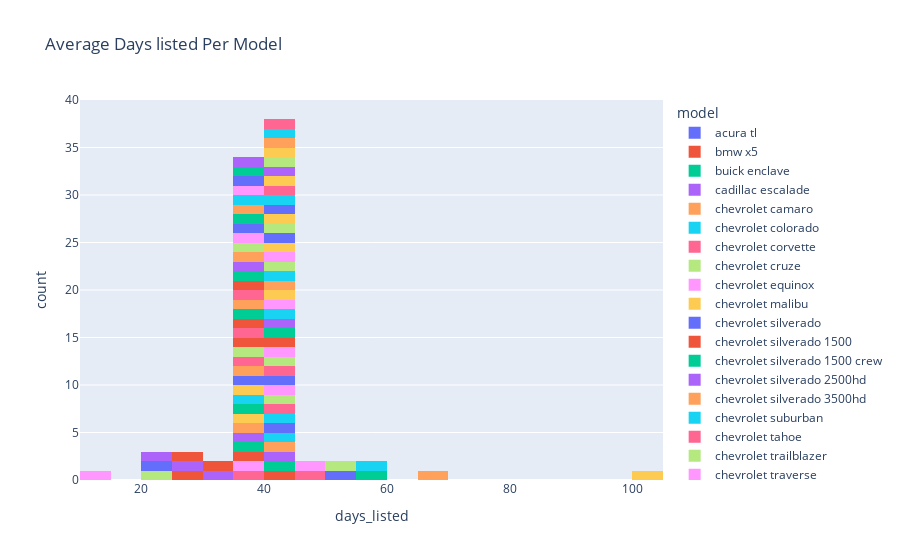

Write notebook code for a chart like this one.
### Markdown cell above
I created another bar chart to better understand the relationship between car type and days listed. When it comes to the type of car being listed more often, SUV's and trucks are popular. Convertible and coupes are less popular. It seems like practicality is a big factor in advertising. This could mean more SUV'S and trucks are available because more people buy those car types.

### Code cell
model_days_listed_df = df_vehicles.groupby('model')['days_listed'].mean().reset_index()
fig = px.histogram (model_days_listed_df,x='days_listed',color='model', title='Average Days listed Per Model',)
fig.show()

### Figure 1 — Plotly figure (JSON) as saved in the notebook; plotly's stock layout.template omitted (floating-point values rounded to 4 significant figures)
{"data": [{"alignmentgroup": "True", "bingroup": "x", "hovertemplate": "model=acura tl<br>days_listed=%{x}<br>count=%{y}<extra></extra>", "legendgroup": "acura tl", "marker": {"color": "#636efa", "pattern": {"shape": ""}}, "name": "acura tl", "offsetgroup": "acura tl", "orientation": "v", "showlegend": true, "type": "histogram", "x": [53], "xaxis": "x", "yaxis": "y"}, {"alignmentgroup": "True", "bingroup": "x", "hovertemplate": "model=bmw x5<br>days_listed=%{x}<br>count=%{y}<extra></extra>", "legendgroup": "bmw x5", "marker": {"color": "#EF553B", "pattern": {"shape": ""}}, "name": "bmw x5", "offsetgroup": "bmw x5", "orientation": "v", "showlegend": true, "type": "histogram", "x": [42.9], "xaxis": "x", "yaxis": "y"}, {"alignmentgroup": "True", "bingroup": "x", "hovertemplate": "model=buick enclave<br>days_listed=%{x}<br>count=%{y}<extra></extra>", "legendgroup": "buick enclave", "marker": {"color": "#00cc96", "pattern": {"shape": ""}}, "name": "buick enclave", "offsetgroup": "buick enclave", "orientation": "v", "showlegend": true, "type": "histogram", "x": [43.68], "xaxis": "x", "yaxis": "y"}, {"alignmentgroup": "True", "bingroup": "x", "hovertemplate": "model=cadillac escalade<br>days_listed=%{x}<br>count=%{y}<extra></extra>", "legendgroup": "cadillac escalade", "marker": {"color": "#ab63fa", "pattern": {"shape": ""}}, "name": "cadillac escalade", "offsetgroup": "cadillac escalade", "orientation": "v", "showlegend": true, "type": "histogram", "x": [41.9], "xaxis": "x", "yaxis": "y"}, {"alignmentgroup": "True", "bingroup": "x", "hovertemplate": "model=chevrolet camaro<br>days_listed=%{x}<br>count=%{y}<extra></extra>", "legendgroup": "chevrolet camaro", "marker": {"color": "#FFA15A", "pattern": {"shape": ""}}, "name": "chevrolet camaro", "offsetgroup": "chevrolet camaro", "orientation": "v", "showlegend": true, "type": "histogram", "x": [42.03], "xaxis": "x", "yaxis": "y"}, {"alignmentgroup": "True", "bingroup": "x", "hovertemplate": "model=chevrolet colorado<br>days_listed=%{x}<br>count=%{y}<extra></extra>", "legendgroup": "chevrolet colorado", "marker": {"color": "#19d3f3", "pattern": {"shape": ""}}, "name": "chevrolet colorado", "offsetgroup": "chevrolet colorado", "orientation": "v", "showlegend": true, "type": "histogram", "x": [40.01], "xaxis": "x", "yaxis": "y"}, {"alignmentgroup": "True", "bingroup": "x", "hovertemplate": "model=chevrolet corvette<br>days_listed=%{x}<br>count=%{y}<extra></extra>", "legendgroup": "chevrolet corvette", "marker": {"color": "#FF6692", "pattern": {"shape": ""}}, "name": "chevrolet corvette", "offsetgroup": "chevrolet corvette", "orientation": "v", "showlegend": true, "type": "histogram", "x": [35.5], "xaxis": "x", "yaxis": "y"}, {"alignmentgroup": "True", "bingroup": "x", "hovertemplate": "model=chevrolet cruze<br>days_listed=%{x}<br>count=%{y}<extra></extra>", "legendgroup": "chevrolet cruze", "marker": {"color": "#B6E880", "pattern": {"shape": ""}}, "name": "chevrolet cruze", "offsetgroup": "chevrolet cruze", "orientation": "v", "showlegend": true, "type": "histogram", "x": [22.8], "xaxis": "x", "yaxis": "y"}, {"alignmentgroup": "True", "bingroup": "x", "hovertemplate": "model=chevrolet equinox<br>days_listed=%{x}<br>count=%{y}<extra></extra>", "legendgroup": "chevrolet equinox", "marker": {"color": "#FF97FF", "pattern": {"shape": ""}}, "name": "chevrolet equinox", "offsetgroup": "chevrolet equinox", "orientation": "v", "showlegend": true, "type": "histogram", "x": [35.96], "xaxis": "x", "yaxis": "y"}, {"alignmentgroup": "True", "bingroup": "x", "hovertemplate": "model=chevrolet malibu<br>days_listed=%{x}<br>count=%{y}<extra></extra>", "legendgroup": "chevrolet malibu", "marker": {"color": "#FECB52", "pattern": {"shape": ""}}, "name": "chevrolet malibu", "offsetgroup": "chevrolet malibu", "orientation": "v", "showlegend": true, "type": "histogram", "x": [102], "xaxis": "x", "yaxis": "y"}, {"alignmentgroup": "True", "bingroup": "x", "hovertemplate": "model=chevrolet silverado<br>days_listed=%{x}<br>count=%{y}<extra></extra>", "legendgroup": "chevrolet silverado", "marker": {"color": "#636efa", "pattern": {"shape": ""}}, "name": "chevrolet silverado", "offsetgroup": "chevrolet silverado", "orientation": "v", "showlegend": true, "type": "histogram", "x": [42.02], "xaxis": "x", "yaxis": "y"}, {"alignmentgroup": "True", "bingroup": "x", "hovertemplate": "model=chevrolet silverado 1500<br>days_listed=%{x}<br>count=%{y}<extra></extra>", "legendgroup": "chevrolet silverado 1500", "marker": {"color": "#EF553B", "pattern": {"shape": ""}}, "name": "chevrolet silverado 1500", "offsetgroup": "chevrolet silverado 1500", "orientation": "v", "showlegend": true, "type": "histogram", "x": [39.2], "xaxis": "x", "yaxis": "y"}, {"alignmentgroup": "True", "bingroup": "x", "hovertemplate": "model=chevrolet silverado 1500 crew<br>days_listed=%{x}<br>count=%{y}<extra></extra>", "legendgroup": "chevrolet silverado 1500 crew", "marker": {"color": "#00cc96", "pattern": {"shape": ""}}, "name": "chevrolet silverado 1500 crew", "offsetgroup": "chevrolet silverado 1500 crew", "orientation": "v", "showlegend": true, "type": "histogram", "x": [39.76], "xaxis": "x", "yaxis": "y"}, {"alignmentgroup": "True", "bingroup": "x", "hovertemplate": "model=chevrolet silverado 2500hd<br>days_listed=%{x}<br>count=%{y}<extra></extra>", "legendgroup": "chevrolet silverado 2500hd", "marker": {"color": "#ab63fa", "pattern": {"shape": ""}}, "name": "chevrolet silverado 2500hd", "offsetgroup": "chevrolet silverado 2500hd", "orientation": "v", "showlegend": true, "type": "histogram", "x": [37.41], "xaxis": "x", "yaxis": "y"}, {"alignmentgroup": "True", "bingroup": "x", "hovertemplate": "model=chevrolet silverado 3500hd<br>days_listed=%{x}<br>count=%{y}<extra></extra>", "legendgroup": "chevrolet silverado 3500hd", "marker": {"color": "#FFA15A", "pattern": {"shape": ""}}, "name": "chevrolet silverado 3500hd", "offsetgroup": "chevrolet silverado 3500hd", "orientation": "v", "showlegend": true, "type": "histogram", "x": [36.63], "xaxis": "x", "yaxis": "y"}, {"alignmentgroup": "True", "bingroup": "x", "hovertemplate": "model=chevrolet suburban<br>days_listed=%{x}<br>count=%{y}<extra></extra>", "legendgroup": "chevrolet suburban", "marker": {"color": "#19d3f3", "pattern": {"shape": ""}}, "name": "chevrolet suburban", "offsetgroup": "chevrolet suburban", "orientation": "v", "showlegend": true, "type": "histogram", "x": [43.42], "xaxis": "x", "yaxis": "y"}, {"alignmentgroup": "True", "bingroup": "x", "hovertemplate": "model=chevrolet tahoe<br>days_listed=%{x}<br>count=%{y}<extra></extra>", "legendgroup": "chevrolet tahoe", "marker": {"color": "#FF6692", "pattern": {"shape": ""}}, "name": "chevrolet tahoe", "offsetgroup": "chevrolet tahoe", "orientation": "v", "showlegend": true, "type": "histogram", "x": [41.59], "xaxis": "x", "yaxis": "y"}, {"alignmentgroup": "True", "bingroup": "x", "hovertemplate": "model=chevrolet trailblazer<br>days_listed=%{x}<br>count=%{y}<extra></extra>", "legendgroup": "chevrolet trailblazer", "marker": {"color": "#B6E880", "pattern": {"shape": ""}}, "name": "chevrolet trailblazer", "offsetgroup": "chevrolet trailblazer", "orientation": "v", "showlegend": true, "type": "histogram", "x": [40.69], "xaxis": "x", "yaxis": "y"}, {"alignmentgroup": "True", "bingroup": "x", "hovertemplate": "model=chevrolet traverse<br>days_listed=%{x}<br>count=%{y}<extra></extra>", "legendgroup": "chevrolet traverse", "marker": {"color": "#FF97FF", "pattern": {"shape": ""}}, "name": "chevrolet traverse", "offsetgroup": "chevrolet traverse", "orientation": "v", "showlegend": true, "type": "histogram", "x": [41.03], "xaxis": "x", "yaxis": "y"}, {"alignmentgroup": "True", "bingroup": "x", "hovertemplate": "model=chrysler 200<br>days_listed=%{x}<br>count=%{y}<extra></extra>", "legendgroup": "chrysler 200", "marker": {"color": "#FECB52", "pattern": {"shape": ""}}, "name": "chrysler 200", "offsetgroup": "chrysler 200", "orientation": "v", "showlegend": true, "type": "histogram", "x": [38], "xaxis": "x", "yaxis": "y"}, {"alignmentgroup": "True", "bingroup": "x", "hovertemplate": "model=chrysler 300<br>days_listed=%{x}<br>count=%{y}<extra></extra>", "legendgroup": "chrysler 300", "marker": {"color": "#636efa", "pattern": {"shape": ""}}, "name": "chrysler 300", "offsetgroup": "chrysler 300", "orientation": "v", "showlegend": true, "type": "histogram", "x": [43.74], "xaxis": "x", "yaxis": "y"}, {"alignmentgroup": "True", "bingroup": "x", "hovertemplate": "model=chrysler town & country<br>days_listed=%{x}<br>count=%{y}<extra></extra>", "legendgroup": "chrysler town & country", "marker": {"color": "#EF553B", "pattern": {"shape": ""}}, "name": "chrysler town & country", "offsetgroup": "chrysler town & country", "orientation": "v", "showlegend": true, "type": "histogram", "x": [28], "xaxis": "x", "yaxis": "y"}, {"alignmentgroup": "True", "bingroup": "x", "hovertemplate": "model=dodge charger<br>days_listed=%{x}<br>count=%{y}<extra></extra>", "legendgroup": "dodge charger", "marker": {"color": "#00cc96", "pattern": {"shape": ""}}, "name": "dodge charger", "offsetgroup": "dodge charger", "orientation": "v", "showlegend": true, "type": "histogram", "x": [39.57], "xaxis": "x", "yaxis": "y"}, {"alignmentgroup": "True", "bingroup": "x", "hovertemplate": "model=dodge dakota<br>days_listed=%{x}<br>count=%{y}<extra></extra>", "legendgroup": "dodge dakota", "marker": {"color": "#ab63fa", "pattern": {"shape": ""}}, "name": "dodge dakota", "offsetgroup": "dodge dakota", "orientation": "v", "showlegend": true, "type": "histogram", "x": [33.31], "xaxis": "x", "yaxis": "y"}, {"alignmentgroup": "True", "bingroup": "x", "hovertemplate": "model=dodge grand caravan<br>days_listed=%{x}<br>count=%{y}<extra></extra>", "legendgroup": "dodge grand caravan", "marker": {"color": "#FFA15A", "pattern": {"shape": ""}}, "name": "dodge grand caravan", "offsetgroup": "dodge grand caravan", "orientation": "v", "showlegend": true, "type": "histogram", "x": [67.8], "xaxis": "x", "yaxis": "y"}, {"alignmentgroup": "True", "bingroup": "x", "hovertemplate": "model=ford edge<br>days_listed=%{x}<br>count=%{y}<extra></extra>", "legendgroup": "ford edge", "marker": {"color": "#19d3f3", "pattern": {"shape": ""}}, "name": "ford edge", "offsetgroup": "ford edge", "orientation": "v", "showlegend": true, "type": "histogram", "x": [35.7], "xaxis": "x", "yaxis": "y"}, {"alignmentgroup": "True", "bingroup": "x", "hovertemplate": "model=ford escape<br>days_listed=%{x}<br>count=%{y}<extra></extra>", "legendgroup": "ford escape", "marker": {"color": "#FF6692", "pattern": {"shape": ""}}, "name": "ford escape", "offsetgroup": "ford escape", "orientation": "v", "showlegend": true, "type": "histogram", "x": [41.37], "xaxis": "x", "yaxis": "y"}, {"alignmentgroup": "True", "bingroup": "x", "hovertemplate": "model=ford expedition<br>days_listed=%{x}<br>count=%{y}<extra></extra>", "legendgroup": "ford expedition", "marker": {"color": "#B6E880", "pattern": {"shape": ""}}, "name": "ford expedition", "offsetgroup": "ford expedition", "orientation": "v", "showlegend": true, "type": "histogram", "x": [40.55], "xaxis": "x", "yaxis": "y"}, {"alignmentgroup": "True", "bingroup": "x", "hovertemplate": "model=ford explorer<br>days_listed=%{x}<br>count=%{y}<extra></extra>", "legendgroup": "ford explorer", "marker": {"color": "#FF97FF", "pattern": {"shape": ""}}, "name": "ford explorer", "offsetgroup": "ford explorer", "orientation": "v", "showlegend": true, "type": "histogram", "x": [41.63], "xaxis": "x", "yaxis": "y"}, {"alignmentgroup": "True", "bingroup": "x", "hovertemplate": "model=ford f-150<br>days_listed=%{x}<br>count=%{y}<extra></extra>", "legendgroup": "ford f-150", "marker": {"color": "#FECB52", "pattern": {"shape": ""}}, "name": "ford f-150", "offsetgroup": "ford f-150", "orientation": "v", "showlegend": true, "type": "histogram", "x": [38.24], "xaxis": "x", "yaxis": "y"}, {"alignmentgroup": "True", "bingroup": "x", "hovertemplate": "model=ford f-250<br>days_listed=%{x}<br>count=%{y}<extra></extra>", "legendgroup": "ford f-250", "marker": {"color": "#636efa", "pattern": {"shape": ""}}, "name": "ford f-250", "offsetgroup": "ford f-250", "orientation": "v", "showlegend": true, "type": "histogram", "x": [39.65], "xaxis": "x", "yaxis": "y"}, {"alignmentgroup": "True", "bingroup": "x", "hovertemplate": "model=ford f-250 sd<br>days_listed=%{x}<br>count=%{y}<extra></extra>", "legendgroup": "ford f-250 sd", "marker": {"color": "#EF553B", "pattern": {"shape": ""}}, "name": "ford f-250 sd", "offsetgroup": "ford f-250 sd", "orientation": "v", "showlegend": true, "type": "histogram", "x": [41.41], "xaxis": "x", "yaxis": "y"}, {"alignmentgroup": "True", "bingroup": "x", "hovertemplate": "model=ford f-250 super duty<br>days_listed=%{x}<br>count=%{y}<extra></extra>", "legendgroup": "ford f-250 super duty", "marker": {"color": "#00cc96", "pattern": {"shape": ""}}, "name": "ford f-250 super duty", "offsetgroup": "ford f-250 super duty", "orientation": "v", "showlegend": true, "type": "histogram", "x": [42.15], "xaxis": "x", "yaxis": "y"}, {"alignmentgroup": "True", "bingroup": "x", "hovertemplate": "model=ford f-350 sd<br>days_listed=%{x}<br>count=%{y}<extra></extra>", "legendgroup": "ford f-350 sd", "marker": {"color": "#ab63fa", "pattern": {"shape": ""}}, "name": "ford f-350 sd", "offsetgroup": "ford f-350 sd", "orientation": "v", "showlegend": true, "type": "histogram", "x": [40.38], "xaxis": "x", "yaxis": "y"}, {"alignmentgroup": "True", "bingroup": "x", "hovertemplate": "model=ford f150<br>days_listed=%{x}<br>count=%{y}<extra></extra>", "legendgroup": "ford f150", "marker": {"color": "#FFA15A", "pattern": {"shape": ""}}, "name": "ford f150", "offsetgroup": "ford f150", "orientation": "v", "showlegend": true, "type": "histogram", "x": [37.13], "xaxis": "x", "yaxis": "y"}, {"alignmentgroup": "True", "bingroup": "x", "hovertemplate": "model=ford f150 supercrew cab xlt<br>days_listed=%{x}<br>count=%{y}<extra></extra>", "legendgroup": "ford f150 supercrew cab xlt", "marker": {"color": "#19d3f3", "pattern": {"shape": ""}}, "name": "ford f150 supercrew cab xlt", "offsetgroup": "ford f150 supercrew cab xlt", "orientation": "v", "showlegend": true, "type": "histogram", "x": [42.08], "xaxis": "x", "yaxis": "y"}, {"alignmentgroup": "True", "bingroup": "x", "hovertemplate": "model=ford f250<br>days_listed=%{x}<br>count=%{y}<extra></extra>", "legendgroup": "ford f250", "marker": {"color": "#FF6692", "pattern": {"shape": ""}}, "name": "ford f250", "offsetgroup": "ford f250", "orientation": "v", "showlegend": true, "type": "histogram", "x": [36.75], "xaxis": "x", "yaxis": "y"}, {"alignmentgroup": "True", "bingroup": "x", "hovertemplate": "model=ford f250 super duty<br>days_listed=%{x}<br>count=%{y}<extra></extra>", "legendgroup": "ford f250 super duty", "marker": {"color": "#B6E880", "pattern": {"shape": ""}}, "name": "ford f250 super duty", "offsetgroup": "ford f250 super duty", "orientation": "v", "showlegend": true, "type": "histogram", "x": [37.89], "xaxis": "x", "yaxis": "y"}, {"alignmentgroup": "True", "bingroup": "x", "hovertemplate": "model=ford f350<br>days_listed=%{x}<br>count=%{y}<extra></extra>", "legendgroup": "ford f350", "marker": {"color": "#FF97FF", "pattern": {"shape": ""}}, "name": "ford f350", "offsetgroup": "ford f350", "orientation": "v", "showlegend": true, "type": "histogram", "x": [40.69], "xaxis": "x", "yaxis": "y"}, {"alignmentgroup": "True", "bingroup": "x", "hovertemplate": "model=ford f350 super duty<br>days_listed=%{x}<br>count=%{y}<extra></extra>", "legendgroup": "ford f350 super duty", "marker": {"color": "#FECB52", "pattern": {"shape": ""}}, "name": "ford f350 super duty", "offsetgroup": "ford f350 super duty", "orientation": "v", "showlegend": true, "type": "histogram", "x": [40.23], "xaxis": "x", "yaxis": "y"}, {"alignmentgroup": "True", "bingroup": "x", "hovertemplate": "model=ford focus<br>days_listed=%{x}<br>count=%{y}<extra></extra>", "legendgroup": "ford focus", "marker": {"color": "#636efa", "pattern": {"shape": ""}}, "name": "ford focus", "offsetgroup": "ford focus", "orientation": "v", "showlegend": true, "type": "histogram", "x": [23.2], "xaxis": "x", "yaxis": "y"}, {"alignmentgroup": "True", "bingroup": "x", "hovertemplate": "model=ford fusion<br>days_listed=%{x}<br>count=%{y}<extra></extra>", "legendgroup": "ford fusion", "marker": {"color": "#EF553B", "pattern": {"shape": ""}}, "name": "ford fusion", "offsetgroup": "ford fusion", "orientation": "v", "showlegend": true, "type": "histogram", "x": [38.07], "xaxis": "x", "yaxis": "y"}, {"alignmentgroup": "True", "bingroup": "x", "hovertemplate": "model=ford fusion se<br>days_listed=%{x}<br>count=%{y}<extra></extra>", "legendgroup": "ford fusion se", "marker": {"color": "#00cc96", "pattern": {"shape": ""}}, "name": "ford fusion se", "offsetgroup": "ford fusion se", "orientation": "v", "showlegend": true, "type": "histogram", "x": [57.4], "xaxis": "x", "yaxis": "y"}, {"alignmentgroup": "True", "bingroup": "x", "hovertemplate": "model=ford mustang<br>days_listed=%{x}<br>count=%{y}<extra></extra>", "legendgroup": "ford mustang", "marker": {"color": "#ab63fa", "pattern": {"shape": ""}}, "name": "ford mustang", "offsetgroup": "ford mustang", "orientation": "v", "showlegend": true, "type": "histogram", "x": [27.57], "xaxis": "x", "yaxis": "y"}, {"alignmentgroup": "True", "bingroup": "x", "hovertemplate": "model=ford ranger<br>days_listed=%{x}<br>count=%{y}<extra></extra>", "legendgroup": "ford ranger", "marker": {"color": "#FFA15A", "pattern": {"shape": ""}}, "name": "ford ranger", "offsetgroup": "ford ranger", "orientation": "v", "showlegend": true, "type": "histogram", "x": [43.03], "xaxis": "x", "yaxis": "y"}, {"alignmentgroup": "True", "bingroup": "x", "hovertemplate": "model=ford taurus<br>days_listed=%{x}<br>count=%{y}<extra></extra>", "legendgroup": "ford taurus", "marker": {"color": "#19d3f3", "pattern": {"shape": ""}}, "name": "ford taurus", "offsetgroup": "ford taurus", "orientation": "v", "showlegend": true, "type": "histogram", "x": [40.92], "xaxis": "x", "yaxis": "y"}, {"alignmentgroup": "True", "bingroup": "x", "hovertemplate": "model=gmc acadia<br>days_listed=%{x}<br>count=%{y}<extra></extra>", "legendgroup": "gmc acadia", "marker": {"color": "#FF6692", "pattern": {"shape": ""}}, "name": "gmc acadia", "offsetgroup": "gmc acadia", "orientation": "v", "showlegend": true, "type": "histogram", "x": [39.99], "xaxis": "x", "yaxis": "y"}, {"alignmentgroup": "True", "bingroup": "x", "hovertemplate": "model=gmc sierra<br>days_listed=%{x}<br>count=%{y}<extra></extra>", "legendgroup": "gmc sierra", "marker": {"color": "#B6E880", "pattern": {"shape": ""}}, "name": "gmc sierra", "offsetgroup": "gmc sierra", "orientation": "v", "showlegend": true, "type": "histogram", "x": [41.36], "xaxis": "x", "yaxis": "y"}, {"alignmentgroup": "True", "bingroup": "x", "hovertemplate": "model=gmc sierra 1500<br>days_listed=%{x}<br>count=%{y}<extra></extra>", "legendgroup": "gmc sierra 1500", "marker": {"color": "#FF97FF", "pattern": {"shape": ""}}, "name": "gmc sierra 1500", "offsetgroup": "gmc sierra 1500", "orientation": "v", "showlegend": true, "type": "histogram", "x": [40.5], "xaxis": "x", "yaxis": "y"}, {"alignmentgroup": "True", "bingroup": "x", "hovertemplate": "model=gmc sierra 2500hd<br>days_listed=%{x}<br>count=%{y}<extra></extra>", "legendgroup": "gmc sierra 2500hd", "marker": {"color": "#FECB52", "pattern": {"shape": ""}}, "name": "gmc sierra 2500hd", "offsetgroup": "gmc sierra 2500hd", "orientation": "v", "showlegend": true, "type": "histogram", "x": [40.03], "xaxis": "x", "yaxis": "y"}, {"alignmentgroup": "True", "bingroup": "x", "hovertemplate": "model=gmc yukon<br>days_listed=%{x}<br>count=%{y}<extra></extra>", "legendgroup": "gmc yukon", "marker": {"color": "#636efa", "pattern": {"shape": ""}}, "name": "gmc yukon", "offsetgroup": "gmc yukon", "orientation": "v", "showlegend": true, "type": "histogram", "x": [41.66], "xaxis": "x", "yaxis": "y"}, {"alignmentgroup": "True", "bingroup": "x", "hovertemplate": "model=honda accord<br>days_listed=%{x}<br>count=%{y}<extra></extra>", "legendgroup": "honda accord", "marker": {"color": "#EF553B", "pattern": {"shape": ""}}, "name": "honda accord", "offsetgroup": "honda accord", "orientation": "v", "showlegend": true, "type": "histogram", "x": [37.78], "xaxis": "x", "yaxis": "y"}, {"alignmentgroup": "True", "bingroup": "x", "hovertemplate": "model=honda civic<br>days_listed=%{x}<br>count=%{y}<extra></extra>", "legendgroup": "honda civic", "marker": {"color": "#00cc96", "pattern": {"shape": ""}}, "name": "honda civic", "offsetgroup": "honda civic", "orientation": "v", "showlegend": true, "type": "histogram", "x": [39], "xaxis": "x", "yaxis": "y"}, {"alignmentgroup": "True", "bingroup": "x", "hovertemplate": "model=honda civic lx<br>days_listed=%{x}<br>count=%{y}<extra></extra>", "legendgroup": "honda civic lx", "marker": {"color": "#ab63fa", "pattern": {"shape": ""}}, "name": "honda civic lx", "offsetgroup": "honda civic lx", "orientation": "v", "showlegend": true, "type": "histogram", "x": [23], "xaxis": "x", "yaxis": "y"}, {"alignmentgroup": "True", "bingroup": "x", "hovertemplate": "model=honda cr-v<br>days_listed=%{x}<br>count=%{y}<extra></extra>", "legendgroup": "honda cr-v", "marker": {"color": "#FFA15A", "pattern": {"shape": ""}}, "name": "honda cr-v", "offsetgroup": "honda cr-v", "orientation": "v", "showlegend": true, "type": "histogram", "x": [39.12], "xaxis": "x", "yaxis": "y"}, {"alignmentgroup": "True", "bingroup": "x", "hovertemplate": "model=honda odyssey<br>days_listed=%{x}<br>count=%{y}<extra></extra>", "legendgroup": "honda odyssey", "marker": {"color": "#19d3f3", "pattern": {"shape": ""}}, "name": "honda odyssey", "offsetgroup": "honda odyssey", "orientation": "v", "showlegend": true, "type": "histogram", "x": [59.88], "xaxis": "x", "yaxis": "y"}, {"alignmentgroup": "True", "bingroup": "x", "hovertemplate": "model=honda pilot<br>days_listed=%{x}<br>count=%{y}<extra></extra>", "legendgroup": "honda pilot", "marker": {"color": "#FF6692", "pattern": {"shape": ""}}, "name": "honda pilot", "offsetgroup": "honda pilot", "orientation": "v", "showlegend": true, "type": "histogram", "x": [36.84], "xaxis": "x", "yaxis": "y"}, {"alignmentgroup": "True", "bingroup": "x", "hovertemplate": "model=hyundai santa fe<br>days_listed=%{x}<br>count=%{y}<extra></extra>", "legendgroup": "hyundai santa fe", "marker": {"color": "#B6E880", "pattern": {"shape": ""}}, "name": "hyundai santa fe", "offsetgroup": "hyundai santa fe", "orientation": "v", "showlegend": true, "type": "histogram", "x": [43.47], "xaxis": "x", "yaxis": "y"}, {"alignmentgroup": "True", "bingroup": "x", "hovertemplate": "model=hyundai sonata<br>days_listed=%{x}<br>count=%{y}<extra></extra>", "legendgroup": "hyundai sonata", "marker": {"color": "#FF97FF", "pattern": {"shape": ""}}, "name": "hyundai sonata", "offsetgroup": "hyundai sonata", "orientation": "v", "showlegend": true, "type": "histogram", "x": [11.5], "xaxis": "x", "yaxis": "y"}, {"alignmentgroup": "True", "bingroup": "x", "hovertemplate": "model=jeep cherokee<br>days_listed=%{x}<br>count=%{y}<extra></extra>", "legendgroup": "jeep cherokee", "marker": {"color": "#FECB52", "pattern": {"shape": ""}}, "name": "jeep cherokee", "offsetgroup": "jeep cherokee", "orientation": "v", "showlegend": true, "type": "histogram", "x": [41.15], "xaxis": "x", "yaxis": "y"}, {"alignmentgroup": "True", "bingroup": "x", "hovertemplate": "model=jeep grand cherokee<br>days_listed=%{x}<br>count=%{y}<extra></extra>", "legendgroup": "jeep grand cherokee", "marker": {"color": "#636efa", "pattern": {"shape": ""}}, "name": "jeep grand cherokee", "offsetgroup": "jeep grand cherokee", "orientation": "v", "showlegend": true, "type": "histogram", "x": [40.07], "xaxis": "x", "yaxis": "y"}, {"alignmentgroup": "True", "bingroup": "x", "hovertemplate": "model=jeep grand cherokee laredo<br>days_listed=%{x}<br>count=%{y}<extra></extra>", "legendgroup": "jeep grand cherokee laredo", "marker": {"color": "#EF553B", "pattern": {"shape": ""}}, "name": "jeep grand cherokee laredo", "offsetgroup": "jeep grand cherokee laredo", "orientation": "v", "showlegend": true, "type": "histogram", "x": [38.57], "xaxis": "x", "yaxis": "y"}, {"alignmentgroup": "True", "bingroup": "x", "hovertemplate": "model=jeep liberty<br>days_listed=%{x}<br>count=%{y}<extra></extra>", "legendgroup": "jeep liberty", "marker": {"color": "#00cc96", "pattern": {"shape": ""}}, "name": "jeep liberty", "offsetgroup": "jeep liberty", "orientation": "v", "showlegend": true, "type": "histogram", "x": [39.79], "xaxis": "x", "yaxis": "y"}, {"alignmentgroup": "True", "bingroup": "x", "hovertemplate": "model=jeep wrangler<br>days_listed=%{x}<br>count=%{y}<extra></extra>", "legendgroup": "jeep wrangler", "marker": {"color": "#ab63fa", "pattern": {"shape": ""}}, "name": "jeep wrangler", "offsetgroup": "jeep wrangler", "orientation": "v", "showlegend": true, "type": "histogram", "x": [39.82], "xaxis": "x", "yaxis": "y"}, {"alignmentgroup": "True", "bingroup": "x", "hovertemplate": "model=jeep wrangler unlimited<br>days_listed=%{x}<br>count=%{y}<extra></extra>", "legendgroup": "jeep wrangler unlimited", "marker": {"color": "#FFA15A", "pattern": {"shape": ""}}, "name": "jeep wrangler unlimited", "offsetgroup": "jeep wrangler unlimited", "orientation": "v", "showlegend": true, "type": "histogram", "x": [39.05], "xaxis": "x", "yaxis": "y"}, {"alignmentgroup": "True", "bingroup": "x", "hovertemplate": "model=kia sorento<br>days_listed=%{x}<br>count=%{y}<extra></extra>", "legendgroup": "kia sorento", "marker": {"color": "#19d3f3", "pattern": {"shape": ""}}, "name": "kia sorento", "offsetgroup": "kia sorento", "orientation": "v", "showlegend": true, "type": "histogram", "x": [41.65], "xaxis": "x", "yaxis": "y"}, {"alignmentgroup": "True", "bingroup": "x", "hovertemplate": "model=nissan altima<br>days_listed=%{x}<br>count=%{y}<extra></extra>", "legendgroup": "nissan altima", "marker": {"color": "#FF6692", "pattern": {"shape": ""}}, "name": "nissan altima", "offsetgroup": "nissan altima", "orientation": "v", "showlegend": true, "type": "histogram", "x": [40.86], "xaxis": "x", "yaxis": "y"}, {"alignmentgroup": "True", "bingroup": "x", "hovertemplate": "model=nissan frontier<br>days_listed=%{x}<br>count=%{y}<extra></extra>", "legendgroup": "nissan frontier", "marker": {"color": "#B6E880", "pattern": {"shape": ""}}, "name": "nissan frontier", "offsetgroup": "nissan frontier", "orientation": "v", "showlegend": true, "type": "histogram", "x": [37.06], "xaxis": "x", "yaxis": "y"}, {"alignmentgroup": "True", "bingroup": "x", "hovertemplate": "model=nissan frontier crew cab sv<br>days_listed=%{x}<br>count=%{y}<extra></extra>", "legendgroup": "nissan frontier crew cab sv", "marker": {"color": "#FF97FF", "pattern": {"shape": ""}}, "name": "nissan frontier crew cab sv", "offsetgroup": "nissan frontier crew cab sv", "orientation": "v", "showlegend": true, "type": "histogram", "x": [38.15], "xaxis": "x", "yaxis": "y"}, {"alignmentgroup": "True", "bingroup": "x", "hovertemplate": "model=nissan murano<br>days_listed=%{x}<br>count=%{y}<extra></extra>", "legendgroup": "nissan murano", "marker": {"color": "#FECB52", "pattern": {"shape": ""}}, "name": "nissan murano", "offsetgroup": "nissan murano", "orientation": "v", "showlegend": true, "type": "histogram", "x": [40.53], "xaxis": "x", "yaxis": "y"}, {"alignmentgroup": "True", "bingroup": "x", "hovertemplate": "model=nissan rogue<br>days_listed=%{x}<br>count=%{y}<extra></extra>", "legendgroup": "nissan rogue", "marker": {"color": "#636efa", "pattern": {"shape": ""}}, "name": "nissan rogue", "offsetgroup": "nissan rogue", "orientation": "v", "showlegend": true, "type": "histogram", "x": [37.67], "xaxis": "x", "yaxis": "y"}, {"alignmentgroup": "True", "bingroup": "x", "hovertemplate": "model=nissan versa<br>days_listed=%{x}<br>count=%{y}<extra></extra>", "legendgroup": "nissan versa", "marker": {"color": "#EF553B", "pattern": {"shape": ""}}, "name": "nissan versa", "offsetgroup": "nissan versa", "orientation": "v", "showlegend": true, "type": "histogram", "x": [26], "xaxis": "x", "yaxis": "y"}, {"alignmentgroup": "True", "bingroup": "x", "hovertemplate": "model=ram 1500<br>days_listed=%{x}<br>count=%{y}<extra></extra>", "legendgroup": "ram 1500", "marker": {"color": "#00cc96", "pattern": {"shape": ""}}, "name": "ram 1500", "offsetgroup": "ram 1500", "orientation": "v", "showlegend": true, "type": "histogram", "x": [39.41], "xaxis": "x", "yaxis": "y"}, {"alignmentgroup": "True", "bingroup": "x", "hovertemplate": "model=ram 2500<br>days_listed=%{x}<br>count=%{y}<extra></extra>", "legendgroup": "ram 2500", "marker": {"color": "#ab63fa", "pattern": {"shape": ""}}, "name": "ram 2500", "offsetgroup": "ram 2500", "orientation": "v", "showlegend": true, "type": "histogram", "x": [40.78], "xaxis": "x", "yaxis": "y"}, {"alignmentgroup": "True", "bingroup": "x", "hovertemplate": "model=ram 3500<br>days_listed=%{x}<br>count=%{y}<extra></extra>", "legendgroup": "ram 3500", "marker": {"color": "#FFA15A", "pattern": {"shape": ""}}, "name": "ram 3500", "offsetgroup": "ram 3500", "orientation": "v", "showlegend": true, "type": "histogram", "x": [38.13], "xaxis": "x", "yaxis": "y"}, {"alignmentgroup": "True", "bingroup": "x", "hovertemplate": "model=subaru forester<br>days_listed=%{x}<br>count=%{y}<extra></extra>", "legendgroup": "subaru forester", "marker": {"color": "#19d3f3", "pattern": {"shape": ""}}, "name": "subaru forester", "offsetgroup": "subaru forester", "orientation": "v", "showlegend": true, "type": "histogram", "x": [39.07], "xaxis": "x", "yaxis": "y"}, {"alignmentgroup": "True", "bingroup": "x", "hovertemplate": "model=subaru impreza<br>days_listed=%{x}<br>count=%{y}<extra></extra>", "legendgroup": "subaru impreza", "marker": {"color": "#FF6692", "pattern": {"shape": ""}}, "name": "subaru impreza", "offsetgroup": "subaru impreza", "orientation": "v", "showlegend": true, "type": "histogram", "x": [45.29], "xaxis": "x", "yaxis": "y"}, {"alignmentgroup": "True", "bingroup": "x", "hovertemplate": "model=subaru outback<br>days_listed=%{x}<br>count=%{y}<extra></extra>", "legendgroup": "subaru outback", "marker": {"color": "#B6E880", "pattern": {"shape": ""}}, "name": "subaru outback", "offsetgroup": "subaru outback", "orientation": "v", "showlegend": true, "type": "histogram", "x": [40.48], "xaxis": "x", "yaxis": "y"}, {"alignmentgroup": "True", "bingroup": "x", "hovertemplate": "model=toyota 4runner<br>days_listed=%{x}<br>count=%{y}<extra></extra>", "legendgroup": "toyota 4runner", "marker": {"color": "#FF97FF", "pattern": {"shape": ""}}, "name": "toyota 4runner", "offsetgroup": "toyota 4runner", "orientation": "v", "showlegend": true, "type": "histogram", "x": [39.41], "xaxis": "x", "yaxis": "y"}, {"alignmentgroup": "True", "bingroup": "x", "hovertemplate": "model=toyota camry<br>days_listed=%{x}<br>count=%{y}<extra></extra>", "legendgroup": "toyota camry", "marker": {"color": "#FECB52", "pattern": {"shape": ""}}, "name": "toyota camry", "offsetgroup": "toyota camry", "orientation": "v", "showlegend": true, "type": "histogram", "x": [44.82], "xaxis": "x", "yaxis": "y"}, {"alignmentgroup": "True", "bingroup": "x", "hovertemplate": "model=toyota camry le<br>days_listed=%{x}<br>count=%{y}<extra></extra>", "legendgroup": "toyota camry le", "marker": {"color": "#636efa", "pattern": {"shape": ""}}, "name": "toyota camry le", "offsetgroup": "toyota camry le", "orientation": "v", "showlegend": true, "type": "histogram", "x": [36.2], "xaxis": "x", "yaxis": "y"}, {"alignmentgroup": "True", "bingroup": "x", "hovertemplate": "model=toyota corolla<br>days_listed=%{x}<br>count=%{y}<extra></extra>", "legendgroup": "toyota corolla", "marker": {"color": "#EF553B", "pattern": {"shape": ""}}, "name": "toyota corolla", "offsetgroup": "toyota corolla", "orientation": "v", "showlegend": true, "type": "histogram", "x": [30.64], "xaxis": "x", "yaxis": "y"}, {"alignmentgroup": "True", "bingroup": "x", "hovertemplate": "model=toyota highlander<br>days_listed=%{x}<br>count=%{y}<extra></extra>", "legendgroup": "toyota highlander", "marker": {"color": "#00cc96", "pattern": {"shape": ""}}, "name": "toyota highlander", "offsetgroup": "toyota highlander", "orientation": "v", "showlegend": true, "type": "histogram", "x": [39.52], "xaxis": "x", "yaxis": "y"}, {"alignmentgroup": "True", "bingroup": "x", "hovertemplate": "model=toyota rav4<br>days_listed=%{x}<br>count=%{y}<extra></extra>", "legendgroup": "toyota rav4", "marker": {"color": "#ab63fa", "pattern": {"shape": ""}}, "name": "toyota rav4", "offsetgroup": "toyota rav4", "orientation": "v", "showlegend": true, "type": "histogram", "x": [39.88], "xaxis": "x", "yaxis": "y"}, {"alignmentgroup": "True", "bingroup": "x", "hovertemplate": "model=toyota sienna<br>days_listed=%{x}<br>count=%{y}<extra></extra>", "legendgroup": "toyota sienna", "marker": {"color": "#FFA15A", "pattern": {"shape": ""}}, "name": "toyota sienna", "offsetgroup": "toyota sienna", "orientation": "v", "showlegend": true, "type": "histogram", "x": [41.6], "xaxis": "x", "yaxis": "y"}, {"alignmentgroup": "True", "bingroup": "x", "hovertemplate": "model=toyota tacoma<br>days_listed=%{x}<br>count=%{y}<extra></extra>", "legendgroup": "toyota tacoma", "marker": {"color": "#19d3f3", "pattern": {"shape": ""}}, "name": "toyota tacoma", "offsetgroup": "toyota tacoma", "orientation": "v", "showlegend": true, "type": "histogram", "x": [41.08], "xaxis": "x", "yaxis": "y"}, {"alignmentgroup": "True", "bingroup": "x", "hovertemplate": "model=toyota tundra<br>days_listed=%{x}<br>count=%{y}<extra></extra>", "legendgroup": "toyota tundra", "marker": {"color": "#FF6692", "pattern": {"shape": ""}}, "name": "toyota tundra", "offsetgroup": "toyota tundra", "orientation": "v", "showlegend": true, "type": "histogram", "x": [40.44], "xaxis": "x", "yaxis": "y"}, {"alignmentgroup": "True", "bingroup": "x", "hovertemplate": "model=volkswagen jetta<br>days_listed=%{x}<br>count=%{y}<extra></extra>", "legendgroup": "volkswagen jetta", "marker": {"color": "#B6E880", "pattern": {"shape": ""}}, "name": "volkswagen jetta", "offsetgroup": "volkswagen jetta", "orientation": "v", "showlegend": true, "type": "histogram", "x": [50], "xaxis": "x", "yaxis": "y"}, {"alignmentgroup": "True", "bingroup": "x", "hovertemplate": "model=volkswagen passat<br>days_listed=%{x}<br>count=%{y}<extra></extra>", "legendgroup": "volkswagen passat", "marker": {"color": "#FF97FF", "pattern": {"shape": ""}}, "name": "volkswagen passat", "offsetgroup": "volkswagen passat", "orientation": "v", "showlegend": true, "type": "histogram", "x": [48.83], "xaxis": "x", "yaxis": "y"}], "layout": {"barmode": "relative", "legend": {"title": {"text": "model"}, "tracegroupgap": 0}, "title": {"text": "Average Days listed Per Model"}, "xaxis": {"anchor": "y", "domain": [0, 1], "title": {"text": "days_listed"}}, "yaxis": {"anchor": "x", "domain": [0, 1], "title": {"text": "count"}}}}
